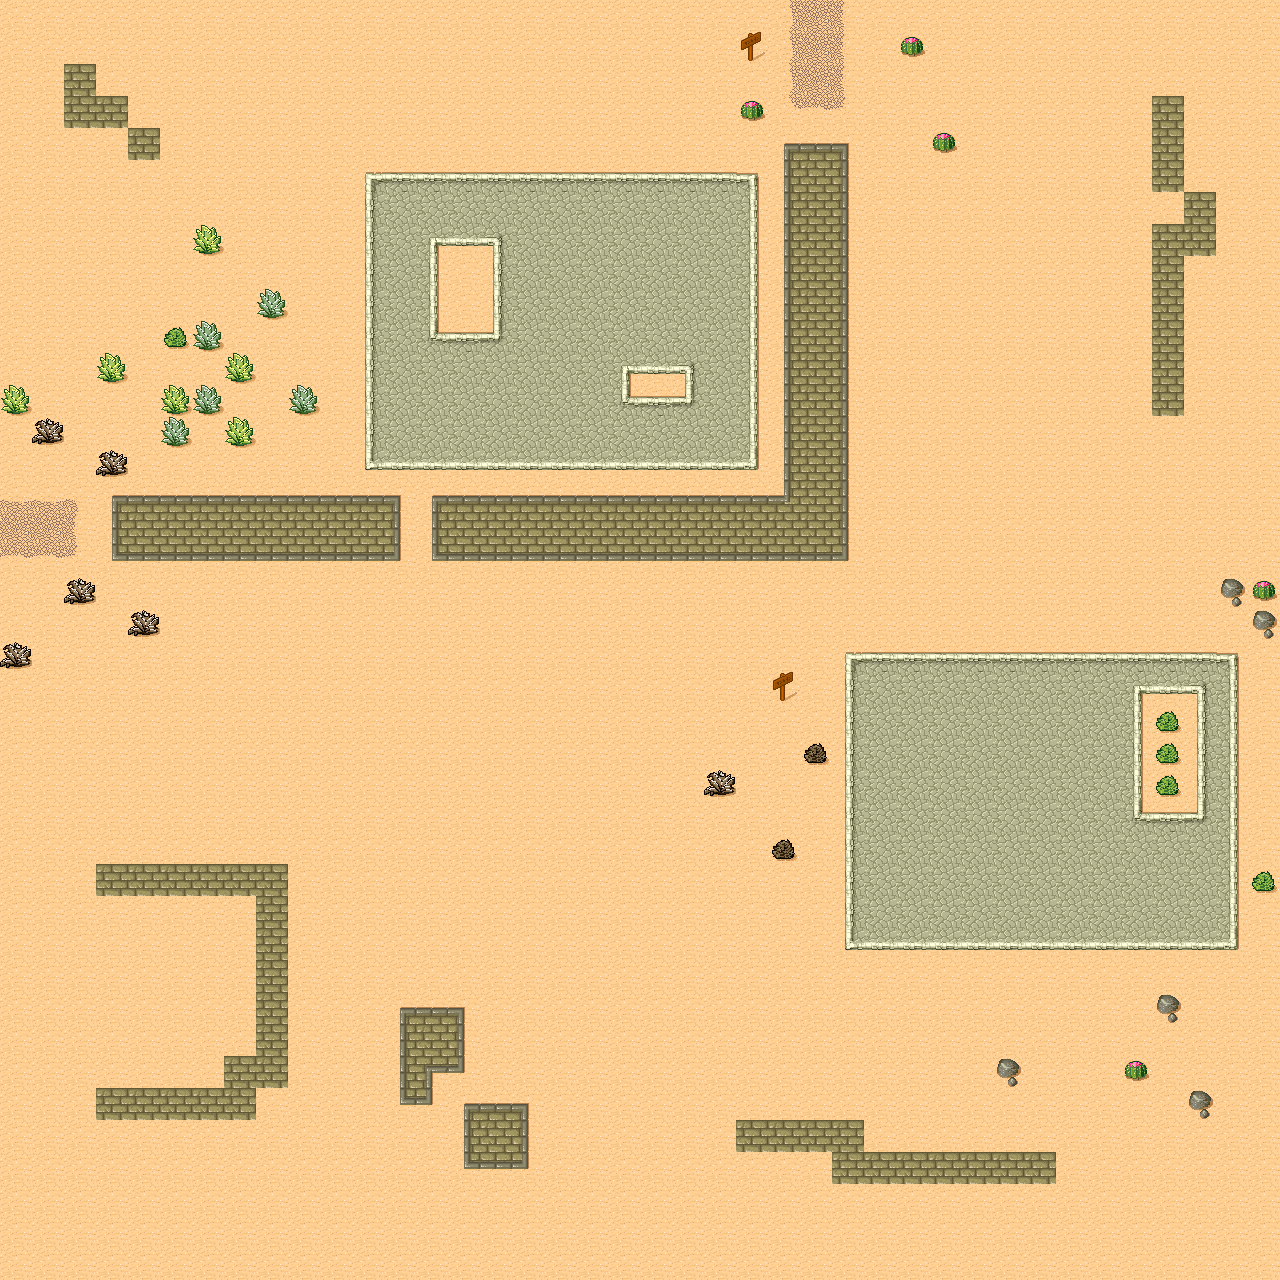

The image is a tile-based game level rendered from a .tmx file. Its description and source (layers, tilesets, objects; grid data summarised) follow:
An orthogonal 40x40 tile map with 32x32 px tiles, 1 tile layer (Ground).

<map version="1.0" orientation="orthogonal" renderorder="right-down" width="40" height="40" tilewidth="32" tileheight="32" nextobjectid="1">
 <tileset firstgid="1" source="desert.tsx" />
 <layer name="Ground" width="40" height="40">
  <data>[1600 cells, 1600 non-empty, 41 distinct tile ids]</data>
 </layer>
</map>
